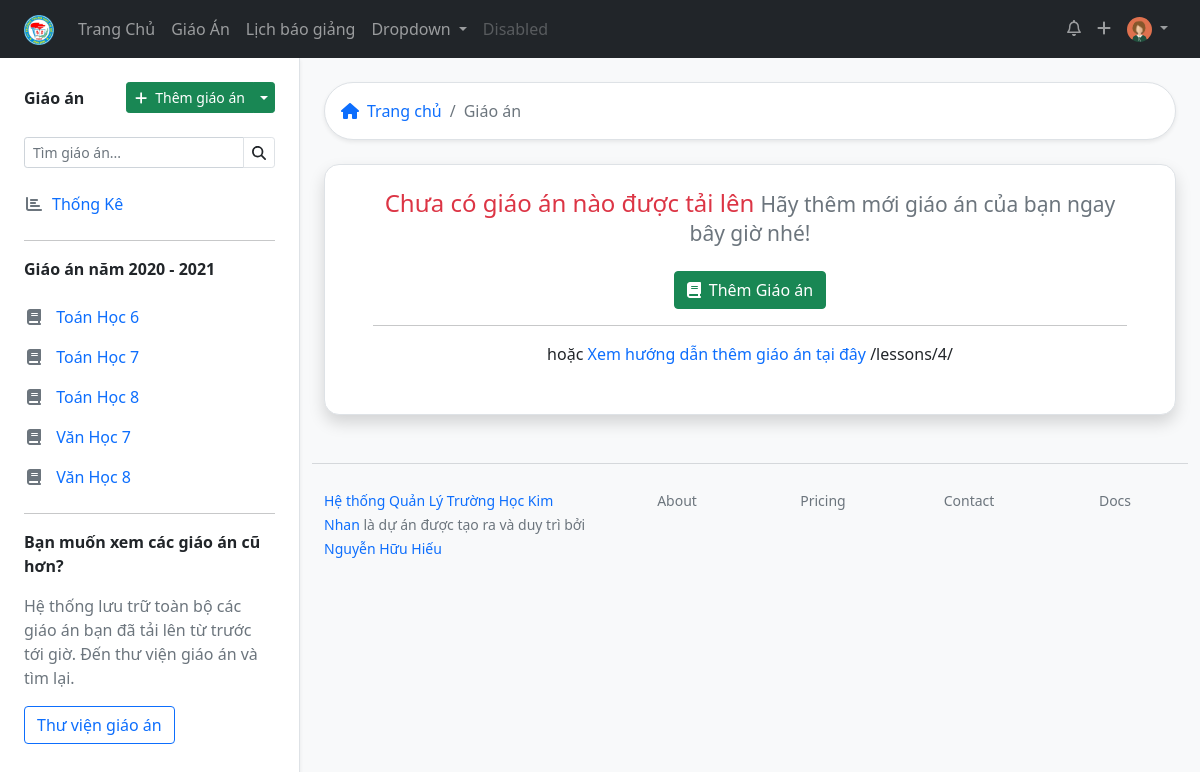
Screenshot of /lessons/4/ (signed in) with the database file from the repository.
### lessonmanagement/models.py (models this page shows, shortened)
class Teacher(models.Model):
    user = models.OneToOneField(User, on_delete=models.SET_NULL, blank=True, null=True, verbose_name="Tài khoản đăng nhập", help_text="Tài khoản đăng nhập viết liền không dấu. Ví dụ: nhhieu. Viết tắt của Nguyễn Hữu Hiếu. Nếu trùng họ tên thì thêm số vào sau, ví dụ nhhieu2")
    firstname = models.CharField("Họ",max_length=20, blank=True)
    lastname = models.CharField("Tên", max_length=20, blank=True)
    zalo_number = models.DecimalField(verbose_name="Số điện thoại",help_text="Số điện thoại có đăng ký zalo, sử dụng để nhận thông báo từ ban giám hiệu", max_digits=12, decimal_places=0,null=True, blank=True)
    birth_date = models.DateField("Ngày sinh", null=True, blank=True)
    SEX_CHOICES = [
    ('male', 'Nam'),
    ('female', 'Nữ')
    ]
    sex = models.CharField(verbose_name="Giới tính", max_length=6, choices=SEX_CHOICES, null=True, blank=True)
    main_subject = models.ForeignKey("Subject",on_delete=models.SET_NULL,null=True,blank=True, verbose_name="Chuyên môn chính")
    EDUCATION_LEVEL_CHOICES = [
        ('inter', 'Trung Cấp'),
        ('college', 'Cao Đẳng'),
        ('university', 'Đại Học'),
        ('master', 'Thạc Sĩ')
    ]
    education_level = models.CharField(max_length=20, choices=EDUCATION_LEVEL_CHOICES, null=True, blank=True)
    is_work = models.BooleanField("Có đang công tác",default=True, help_text="Tích vào ô nếu đang công tác tại trường, bỏ tích nếu đã nghỉ hưu hoặc chuyển sang đơn vị khác")
    def user_directory_path(instance, filename):
        return 'user_{0}/{1}'.format(instance.user.id, filename)
    avatar = models.ImageField("Ảnh đại diện", help_text = "Ảnh nên được crop về ảnh vuông để đạt được độ thẩm mỹ cao nhất",upload_to = user_directory_path, blank = True, null = True)
    def full_name(self):
        return ('%s %s') % (self.firstname, self.lastname)
    class Meta:
        verbose_name = "Giáo viên"
        verbose_name_plural = "Giáo viên"
    def schoolyear(self):
        if now.month < 9:
            return ('%s - %s') % (now.year - 1, now.year)
        else:
            return ('%s - %s') % (now.year, now.year+1)
    def lesson_list(self):
        return self.lesson_set.filter(teacher = self.user.id)
    def subject_classyear_list(self):
        return self.subjectclassyear_set.filter(is_teach_now = True).order_by('subject__title').values('subject__title', 'classyear__startyear','subject__group__title').distinct()

class SchoolAbstract(models.Model):
    title = models.CharField(max_length=50, verbose_name="Tiêu đề")
    description = models.CharField(max_length=200, verbose_name="Mô tả sơ lược", blank=True)
    cover = models.ImageField(upload_to="coverimages/", verbose_name="Ảnh bìa", null = True, blank = True)
    class Meta:
        abstract = True

class Subject(SchoolAbstract):
    group = models.ForeignKey("GroupSubject", related_name='subject123',on_delete=models.SET_NULL, null=True, blank=True, verbose_name='Bộ môn')
    subject_slug = models.SlugField(max_length=50, null=True, blank=True)
    class Meta:
        verbose_name = "Môn học"
        verbose_name_plural = "Môn học"

### lessonmanagement/views.py (the view)
# urls.py: path('lessons/<int:year>/', views.lessons_toyear, name="lessons_toyear"),
def lessons_toyear(request, year):
    context = {}
    return render(request, 'lesson/lesson_toyear.html', context)

### lessonmanagement/templatetags/lessonmanagement_extras.py (called while the page is built)
@register.filter
def classlevel(value):
    now = datetime.now()
    i = 0
    if (now.month < 9):
        i =  (now.year - value) + 5
    else:
        i = (now.year - value) + 6
    if i in [6,7,8,9]:
        return i
    else:
        return value

### lessonmanagement/templates/lesson/lesson_toyear.html
{% extends 'base_withsidebar.html' %}
{% block content %}
{% load static %}
{% load lessonmanagement_extras %}
{% with teacher=request.user.teacher %}
<div class="bg-white border shadow-sm p-3 rounded-pill mb-4">
  <nav aria-label="breadcrumb">
    <ol class="breadcrumb m-0 ">
      <li class="breadcrumb-item"><a href="{% url 'index' %}" class="text-decoration-none"><i class="fas fa-home me-2"></i>Trang chủ</a></li>
      <li class="breadcrumb-item active"> Giáo án</li>
    </ol>
  </nav>
</div>
{% if lesson_list %}
<div class="d-flex justify-content-between align-items-center" >
<h5><i class="fas fa-book fa-fw me-2 "></i>Giáo án của tôi năm học {{ teacher.schoolyear }}</h5>
<div>
  <div class="btn-group me-3" role="group" aria-label="Button group with nested dropdown">
    <a href="#" class="btn btn-outline-secondary">Tuần này</a>
    <a href="#" class="btn btn-outline-secondary">Tháng này</a>
    <a href="{% url 'lessons_toyear' sdf|schoolyear  %}" class="btn btn-secondary">Năm học {{ teacher.schoolyear }}</a>
  </div>
  <a href="{% url 'alllessons' %}"  class="btn btn-outline-secondary">Tất cả</a>
</div>
</div>
<hr class="mb-4">
            <div class="border py-4 px-3 rounded-15 shadow bg-white">
                {% include "table/table_all.html" %}
            </div>
            {% else %}
            {% include 'empty_lesson.html' %}
            {% endif %}
        {% endwith %}
  {% endblock %}

### lessonmanagement/templates/topnav.html (shortened to what this page needs)
      {% load static %}
      <nav class="navbar navbar-expand-lg navbar-dark bg-dark  ">
        <div class="container-fluid px-lg-4">
          <a class="navbar-brand" href="{% url 'index' %}"><img src="{% static 'imgs/logo_thcsanhson.png'%}" alt="" height="30px"></a>
          <div class="collapse navbar-collapse" id="navbarSupportedContent">
            <ul class="navbar-nav me-auto mb-2 mb-lg-0">
              <li class="nav-item">
                <a class="nav-link {% if request.path == '/' %} active {% endif %}" aria-current="page" href="{% url 'index' %}">Trang Chủ</a>
              </li>
              <li class="nav-item">
                <a class="nav-link {% if request.path == '/lessondashboard/' %} active {% endif %}" href="{% url 'lessondashboard' %}">Giáo Án</a>
              </li>
              <li class="nav-item">
                <a class="nav-link " href="#">Lịch báo giảng</a>
              </li>
              <li class="nav-item dropdown">
                <a class="nav-link dropdown-toggle" href="#" id="navbarDropdown" role="button" data-bs-toggle="dropdown" aria-expanded="false">
                  Dropdown
                </a>
              </li>
              <li class="nav-item">
                <a class="nav-link disabled" href="#" tabindex="-1" aria-disabled="true">Disabled</a>
              </li>
            </ul>
            <ul class="navbar-nav  mb-2 mb-lg-0">
              <li class="nav-item">
                <a class="nav-link"  href="#"><i class="far fa-bell"></i></a>
              </li>
              <li class="nav-item">
                <a class="nav-link" href="#"><i class="fas fa-plus"></i></a>
              </li>
              <li class="nav-item dropdown">
                <a class="nav-link dropdown-toggle" href="#" id="navbarDropdown" role="button" data-bs-toggle="dropdown" aria-expanded="false">
                  <img src="{% if request.user.teacher.avatar %}{{ request.user.teacher.avatar.url }} {% endif %}" class="rounded-circle" alt="" height="25px">
                </a>
              </li>
            </ul>
          </div>
        </div>
      </nav>

### lessonmanagement/templates/sidebar.html (shortened to what this page needs)
{% load lessonmanagement_extras %}
{% with teacher=request.user.teacher %}
<div class="position-sticky top-0 start-0 pt-4">
    <div class="d-flex justify-content-between mb-4 align-items-center">
      <span class="fw-bold">Giáo án</span>
<div class="btn-group">
  <a href="{% url 'addlesson' %}" class="btn btn-sm btn-success"><i class="fas fa-plus me-2"></i>Thêm giáo án</a>
  <button type="button" class="btn btn-sm btn-success dropdown-toggle dropdown-toggle-split" data-bs-toggle="dropdown" aria-expanded="false">
  </button>
</div>
      </div>
      <form action="">
        <div class="input-group input-group-sm mb-3">
        <input type="search" class="form-control " list="datalistOptions" id="exampleDataList" placeholder="Tìm giáo án..." aria-describedby="button-addon2">
          <button class="btn border" type="submit" id="button-addon2"><i class="fas fa-search"></i></button>
        </div>
      </form>
      <div class="list-group">
        <a href="{% url 'lessondashboard' %}" class="list-group-item list-group-item-action border-0 text-primary ps-0 {% if request.path == '/lessondashboard/' %} fw-bold {% endif %}"><i class="fas fa-chart-bar me-2 text-muted  fa-fw "></i>Thống Kê</a>
        <hr >
      <span class="fw-bold mb-3">Giáo án năm {{ teacher.schoolyear }} </span>
        {% for i in teacher.subject_classyear_list %}
     <a href="{% url 'lessons_subject_level' i.subject__title|slugify i.classyear__startyear %}" class="list-group-item list-group-item-action border-0 text-primary ps-0"><i class="fas fa-book fa-fw me-2 text-muted"></i> {{ i.subject__title }} {{ i.classyear__startyear|classlevel }} </a>
        {% endfor %}
        <hr>
        <span class="fw-bold mb-3">Bạn muốn xem các giáo án cũ hơn?</span>
        <p class="text-muted pe-3">Hệ thống lưu trữ toàn bộ các giáo án bạn đã tải lên từ trước tới giờ. Đến thư viện giáo án và tìm lại.</p>
      </div>
      <a href="{% url 'alllessons' %}" class="btn btn-outline-primary mb-3">Thư viện giáo án </a>
    </div>
  {% endwith %}

### rows the page displays
Teacher: schoolyear "2020 - 2021"
Subject: subject__title "Toán Học", classyear__startyear|classlevel "6", classyear__startyear|classlevel "7", classyear__startyear|classlevel "8"
Subject: subject__title "Văn Học", classyear__startyear|classlevel "7", classyear__startyear|classlevel "8"

### other values shown
{{ request.path }} "/lessons/4/"
